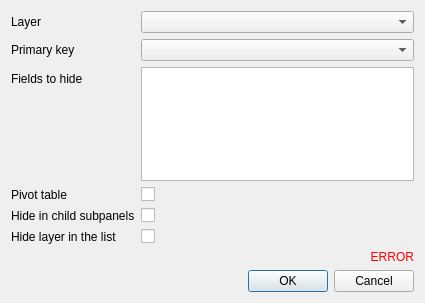
<?xml version="1.0" encoding="UTF-8"?>
<ui version="4.0">
 <class>Dialog</class>
 <widget class="QDialog" name="Dialog">
  <property name="geometry">
   <rect>
    <x>0</x>
    <y>0</y>
    <width>425</width>
    <height>303</height>
   </rect>
  </property>
  <property name="windowTitle">
   <string>Edition layer</string>
  </property>
  <layout class="QVBoxLayout" name="verticalLayout">
   <item>
    <layout class="QFormLayout" name="formLayout">
     <item row="0" column="0">
      <widget class="QLabel" name="label_layer">
       <property name="text">
        <string>Layer</string>
       </property>
      </widget>
     </item>
     <item row="0" column="1">
      <widget class="QgsMapLayerComboBox" name="layer"/>
     </item>
     <item row="1" column="0">
      <widget class="QLabel" name="label_primary_key">
       <property name="text">
        <string>Primary key</string>
       </property>
      </widget>
     </item>
     <item row="1" column="1">
      <widget class="QgsFieldComboBox" name="field_primary_key"/>
     </item>
     <item row="2" column="0">
      <widget class="QLabel" name="label_fields_to_hide">
       <property name="text">
        <string>Fields to hide</string>
       </property>
      </widget>
     </item>
     <item row="3" column="0">
      <widget class="QLabel" name="label_pivot_table">
       <property name="text">
        <string>Pivot table</string>
       </property>
      </widget>
     </item>
     <item row="3" column="1">
      <widget class="QCheckBox" name="pivot_table">
       <property name="text">
        <string/>
       </property>
      </widget>
     </item>
     <item row="4" column="0">
      <widget class="QLabel" name="label_hide_subpanels">
       <property name="text">
        <string>Hide in child subpanels</string>
       </property>
      </widget>
     </item>
     <item row="4" column="1">
      <widget class="QCheckBox" name="hide_subpanels">
       <property name="text">
        <string/>
       </property>
      </widget>
     </item>
     <item row="5" column="1">
      <widget class="QCheckBox" name="hide_layer">
       <property name="toolTip">
        <string>No button &quot;Detail&quot; will be shown in Lizmap to open the attribute table, but related features such as selection and filter will be available.</string>
       </property>
       <property name="text">
        <string/>
       </property>
      </widget>
     </item>
     <item row="5" column="0">
      <widget class="QLabel" name="label_hide_layer">
       <property name="text">
        <string>Hide layer in the list</string>
       </property>
      </widget>
     </item>
     <item row="2" column="1">
      <widget class="ListFieldsSelection" name="fields_to_hide"/>
     </item>
    </layout>
   </item>
   <item>
    <widget class="QLabel" name="error">
     <property name="styleSheet">
      <string notr="true">QLabel { color : red; }</string>
     </property>
     <property name="text">
      <string notr="true">ERROR</string>
     </property>
     <property name="alignment">
      <set>Qt::AlignRight|Qt::AlignTrailing|Qt::AlignVCenter</set>
     </property>
    </widget>
   </item>
   <item>
    <widget class="QDialogButtonBox" name="button_box">
     <property name="orientation">
      <enum>Qt::Horizontal</enum>
     </property>
     <property name="standardButtons">
      <set>QDialogButtonBox::Cancel|QDialogButtonBox::Ok</set>
     </property>
    </widget>
   </item>
  </layout>
 </widget>
 <customwidgets>
  <customwidget>
   <class>QgsFieldComboBox</class>
   <extends>QComboBox</extends>
   <header>qgis.gui</header>
  </customwidget>
  <customwidget>
   <class>QgsMapLayerComboBox</class>
   <extends>QComboBox</extends>
   <header>qgis.gui</header>
  </customwidget>
  <customwidget>
   <class>ListFieldsSelection</class>
   <extends>QListWidget</extends>
   <header>lizmap.qgis_plugin_tools.widgets.list_fields_selection</header>
  </customwidget>
 </customwidgets>
 <resources/>
 <connections/>
</ui>
